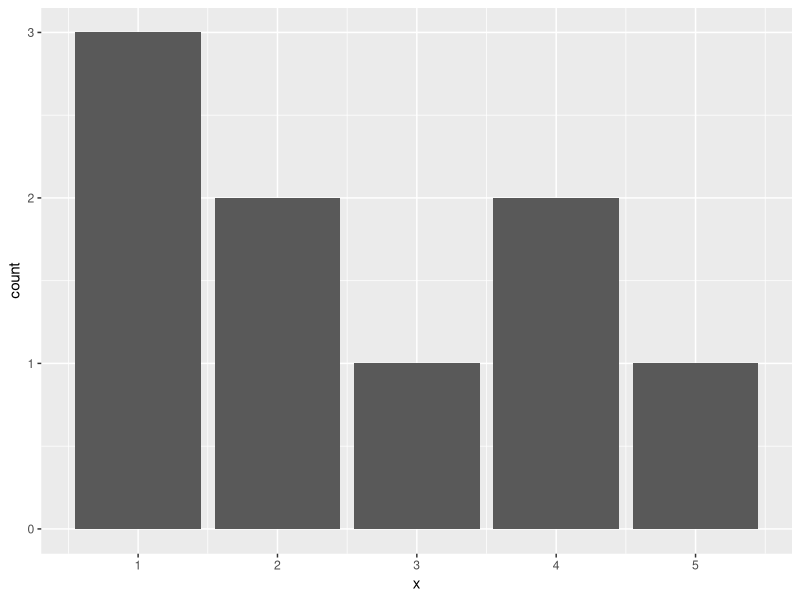

Recreate this plot in R.
## ---- chunk 1
# Install.packages er ikke nødvendig å kjøre om du allerede har installert pakken
# install.packages("tidyverse") 
library(tidyverse)
data <- data.frame(x = c(1,1,1,2,2,3,4,4,5))
plot <- ggplot(data = data, aes(x = x)) +
  geom_bar()

ggsave(filename = "../bilder/tidyplot1.jpg")
